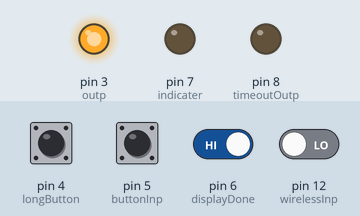
The sketch below on a simulated Arduino Uno, built with avr-gcc and run on an emulated ATmega328P. On the bench: output pins drawn as LEDs (lit = HIGH). Inputs (shaded band) come from the test bench; at power-on: pin 4 (longButton), pin 5 (buttonInp), pin 6 (displayDone) HIGH, pin 12 (wirelessInp) LOW. Pins used as bus, display or sensor lines are not drawn; what the sketch prints to the serial monitor is not drawn.

Above: at 1.2 s.
1.3 s: pin 12 (wirelessInp) driven HIGH
At 1.9 s:
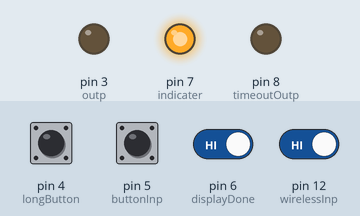
2.8 s: pin 6 (displayDone) driven LOW
At 3.6 s:
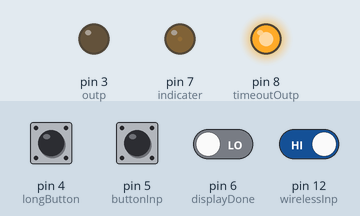
4.3 s: pin 6 (displayDone) driven HIGH
At 5.5 s:
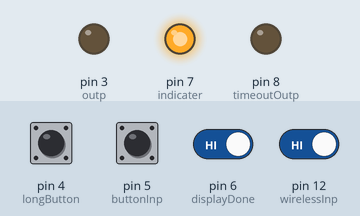
5.8 s: pin 12 (wirelessInp) driven LOW
At 6.5 s:
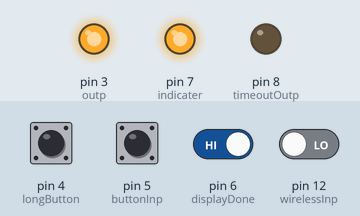
7.3 s: pin 6 (displayDone) driven LOW
At 7.7 s:
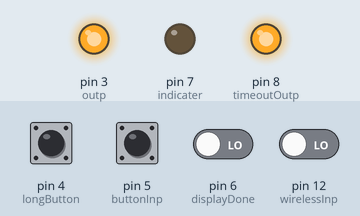
8.8 s: pin 4 (longButton) pulled LOW for 0.15 s
At 9.6 s:
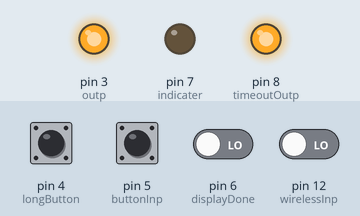
Timing chart, 0 to 11.4 s (numbered marks = the images above; inputs shaded):
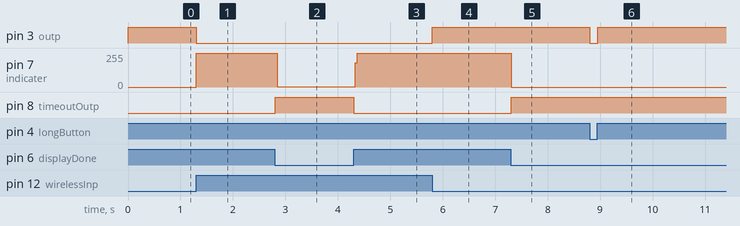

Measured:
- after the input at 1.3 s, pin 3 (outp): HIGH → LOW at once; pin 7 (indicater): 0/255 → 255/255 at once
- after the input at 2.8 s, pin 7 (indicater): 255/255 → 1/255 after 0.05 s; pin 8 (timeoutOutp): LOW → HIGH at once
- after the input at 4.3 s, pin 7 (indicater): 1/255 → 255/255 at once; pin 8 (timeoutOutp): HIGH → LOW at once
- after the input at 5.8 s, pin 3 (outp): LOW → HIGH at once
- after the input at 7.3 s, pin 7 (indicater): 255/255 → 0/255 at once; pin 8 (timeoutOutp): LOW → HIGH at once
- after the input at 8.8 s, pin 3 (outp): HIGH → LOW at once, → HIGH 0.15 s later

The sketch:

5countDown.ino
```cpp
#define outp 3 // LOW to trigger the start of counter
#define wirelessInp 12// wireless triger = HIGH
#define longButton 4
#define buttonInp 5 // = LOW
#define displayDone 6 // =LOW
#define indicater 7
#define timeoutOutp 8
#define rst 9

void setup() {
   Serial.begin(9600);
  pinMode(buttonInp, INPUT_PULLUP);
  pinMode(wirelessInp, INPUT);
  pinMode(outp, OUTPUT);
  pinMode(indicater, OUTPUT);
  pinMode(displayDone, INPUT);
  pinMode(timeoutOutp, OUTPUT);
  pinMode(rst, OUTPUT);
  pinMode(longButton, INPUT_PULLUP);
  digitalWrite(indicater, LOW);
  digitalWrite(rst, LOW);
}

void loop() {
  Serial.println(digitalRead(12));
  bool wireless = digitalRead(wirelessInp);
  // start counting
  if(!digitalRead(buttonInp) || wireless || !digitalRead(longButton)){
    digitalWrite(rst, HIGH);
    digitalWrite(outp, LOW);
    digitalWrite(indicater, HIGH);
  }else{
    digitalWrite(outp, HIGH);
  }

  if (!digitalRead(displayDone)) {
    digitalWrite(indicater, LOW);
    digitalWrite(timeoutOutp, HIGH);

  }else{
    digitalWrite(timeoutOutp, LOW);
  }

}
```
